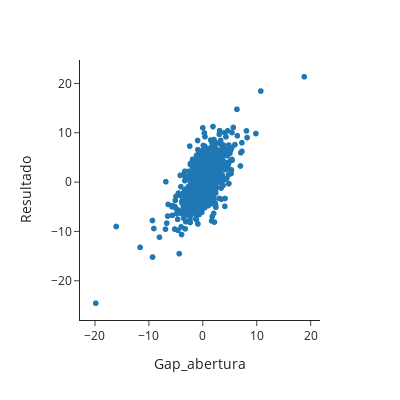

Notebook code for this chart:
### Code cell
fig = px.scatter(oc_vale3, x='Gap_abertura', y='Resultado', template='simple_white', width=400, height=400)
fig.show()

### Figure 1 — Plotly figure (JSON) as saved in the notebook; plotly's stock layout.template omitted (floating-point values rounded to 4 significant figures; data arrays with more than 128 entries replaced by an {"elided": "..."} marker saying what was removed)
{"data": [{"hovertemplate": "Gap_abertura=%{x}<br>Resultado=%{y}<extra></extra>", "legendgroup": "", "marker": {"color": "#1F77B4", "symbol": "circle"}, "mode": "markers", "name": "", "showlegend": false, "type": "scattergl", "x": {"elided": "3282 float values"}, "xaxis": "x", "y": {"elided": "3282 float values"}, "yaxis": "y"}], "layout": {"height": 400, "legend": {"tracegroupgap": 0}, "margin": {"t": 60}, "width": 400, "xaxis": {"anchor": "y", "domain": [0, 1], "title": {"text": "Gap_abertura"}}, "yaxis": {"anchor": "x", "domain": [0, 1], "title": {"text": "Resultado"}}}}
